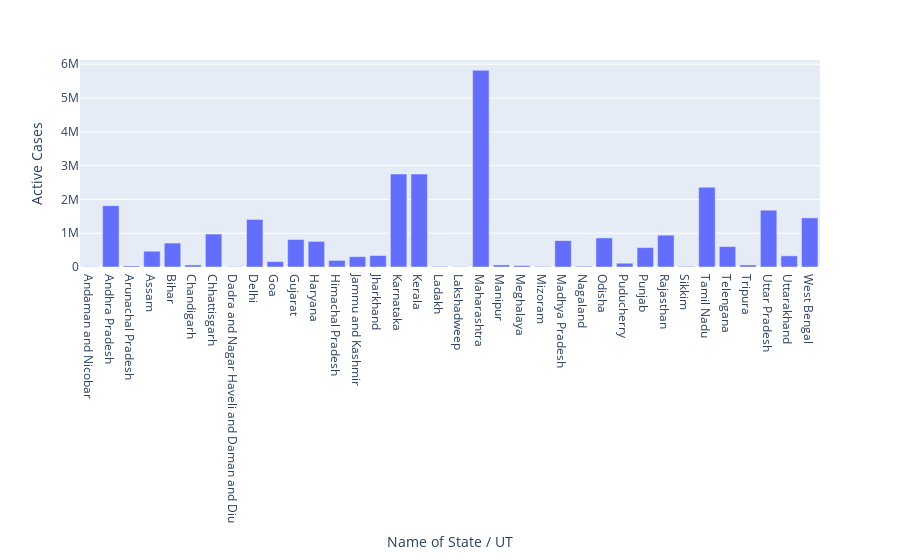

Notebook source saved alongside this figure:
### Code cell
px.bar(data,x='Name of State / UT',y='Active Cases')

### Figure 1 — Plotly figure (JSON) as saved in the notebook; plotly's stock layout.template omitted (floating-point values rounded to 4 significant figures)
{"data": [{"alignmentgroup": "True", "hovertemplate": "Name of State / UT=%{x}<br>Active Cases=%{y}<extra></extra>", "legendgroup": "", "marker": {"color": "#636efa"}, "name": "", "offsetgroup": "", "orientation": "v", "showlegend": false, "textposition": "auto", "type": "bar", "x": ["Andaman and Nicobar", "Andhra Pradesh", "Arunachal Pradesh", "Assam", "Bihar", "Chandigarh", "Chhattisgarh", "Dadra and Nagar Haveli and Daman and Diu", "Delhi", "Goa", "Gujarat", "Haryana", "Himachal Pradesh", "Jammu and Kashmir", "Jharkhand", "Karnataka", "Kerala", "Ladakh", "Lakshadweep", "Maharashtra", "Manipur", "Meghalaya", "Mizoram", "Madhya Pradesh", "Nagaland", "Odisha", "Puducherry", "Punjab", "Rajasthan", "Sikkim", "Tamil Nadu", "Telengana", "Tripura", "Uttar Pradesh", "Uttarakhand", "West Bengal"], "xaxis": "x", "y": [7179, 1814642, 32033, 465912, 708796, 60442, 975391, 10477, 1406834, 160398, 811364, 757497, 195993, 305144, 338891, 2751059, 2749819, 19483, 9294, 5819490, 60840, 42496, 16061, 780160, 23504, 859629, 111920, 574130, 941548, 18521, 2358408, 604404, 60238, 1681495, 330805, 1454113], "yaxis": "y"}], "layout": {"barmode": "relative", "legend": {"tracegroupgap": 0}, "margin": {"t": 60}, "xaxis": {"anchor": "y", "domain": [0, 1], "title": {"text": "Name of State / UT"}}, "yaxis": {"anchor": "x", "domain": [0, 1], "title": {"text": "Active Cases"}}}}
